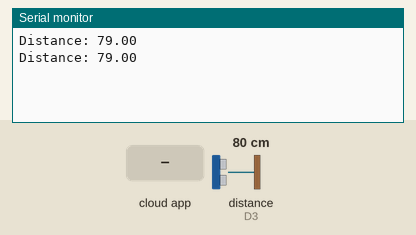
Simulated run of this sketch. Board: Arduino MKR. Parts: the last lines printed to the serial monitor. Wiring (inferred from the names in the program): ultrasonic range finder: trigger D2; echo D3. The test bench sets the inputs (shaded band); at power-on: distance to the obstacle (sensor on D3) 80 cm. The echo pulse lasts 58.3 µs per cm; WiFi joins after 1.5 s; servers stay silent unless stated.

Above: at 4.2 s.
4.3 s: the phone or cloud app sets distance to 0
6.5 s: distance to the obstacle (sensor on D3) set to 2 cm
At 7.6 s:
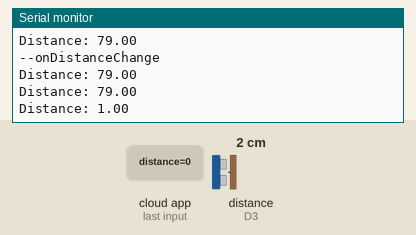
8.0 s: distance to the obstacle (sensor on D3) set to 4 cm
At 8.4 s:
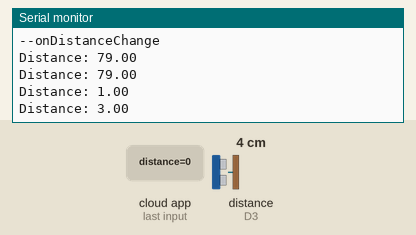
Timing chart, 0 to 11.0 s (numbered marks = the images above; inputs shaded):
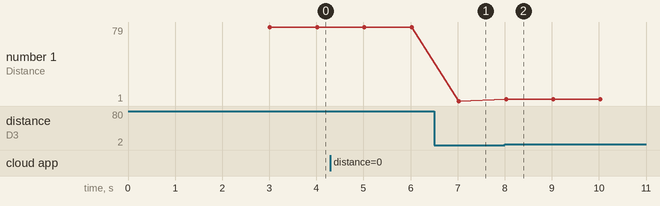

The sketch:

Task3.1P.ino
```cpp
#include "thingProperties.h"

// Configure the PIN
const int trigger = 2;
const int echo = 3;


int getUltrasonicDistance(){
  // Function to retreive the distance reading of the ultrasonic sensor
  long duration;
  int distance;

  // Assure the trigger pin is LOW:
  digitalWrite(trigger, LOW);
  // Brief pause:
  delayMicroseconds(5);

  // Trigger the sensor by setting the trigger to HIGH:
  digitalWrite(trigger, HIGH);
  // Wait a moment before turning off the trigger:
  delayMicroseconds(10);
  // Turn off the trigger:
  digitalWrite(trigger, LOW);

  // Read the echo pin:
  duration = pulseIn(echo, HIGH);
  // Calculate the distance in centimeter (CM):
  distance = duration * 0.034 / 2;

  // Uncomment this line to return value in IN instead of CM:
  //distance = distance * 0.3937008

  // Return the distance read from the sensor:
  return distance;
}
void setup() {
  // Define inputs and outputs:
  pinMode(trigger, OUTPUT);
  pinMode(echo, INPUT);

  // Initialize serial and wait for port to open:
  Serial.begin(9600);
  // This delay gives the chance to wait for a Serial Monitor without blocking if none is found
  delay(1500);

  // Defined in thingProperties.h
  initProperties();

  // Connect to Arduino IoT Cloud
  ArduinoCloud.begin(ArduinoIoTPreferredConnection);

  /*
     The following function allows you to obtain more information
     related to the state of network and IoT Cloud connection and errors
     the higher number the more granular information you’ll get.
     The default is 0 (only errors).
     Maximum is 4
 */
  setDebugMessageLevel(2);
  ArduinoCloud.printDebugInfo();
}

void loop() {
  ArduinoCloud.update();
  // Your code here
  // Print the distance to the serial monitor:
  distance = getUltrasonicDistance();
  Serial.print("Distance: ");
  Serial.println(distance);

  // Wait one second before continuing:
  delay(1000);
}

/*
  Since Distance is READ_WRITE variable, onDistanceChange() is
  executed every time a new value is received from IoT Cloud.
*/
void onDistanceChange()  {
  // Add your code here to act upon Distance change
  Serial.println("--onDistanceChange");
}
```

arduino_secrets.h
```cpp
#define SECRET_SSID "LongDauKec";
#define SECRET_OPTIONAL_PASS "LolQuang6969"
```

thingProperties.h
```cpp
// Code generated by Arduino IoT Cloud, DO NOT EDIT.

#include <ArduinoIoTCloud.h>
#include <Arduino_ConnectionHandler.h>
#include "arduino_secrets.h"
const char SSID[]     = SECRET_SSID;    // Network SSID (name)
const char PASS[]     = SECRET_OPTIONAL_PASS;    // Network password (use for WPA, or use as key for WEP)

void onDistanceChange();

float distance;


void initProperties(){

  ArduinoCloud.addProperty(distance, READWRITE, ON_CHANGE, onDistanceChange);

}

WiFiConnectionHandler ArduinoIoTPreferredConnection(SSID, PASS);
```

Measured:
- after the input at 6.5 s, the serial monitor: prints a new line after 0.53 s (image 1)
- after the input at 8.0 s, the serial monitor: prints a new line at once (image 2)
- plotted number 1: 79 → 1 after the input at 6.5 s, 1 → 3 after the input at 8.0 s
